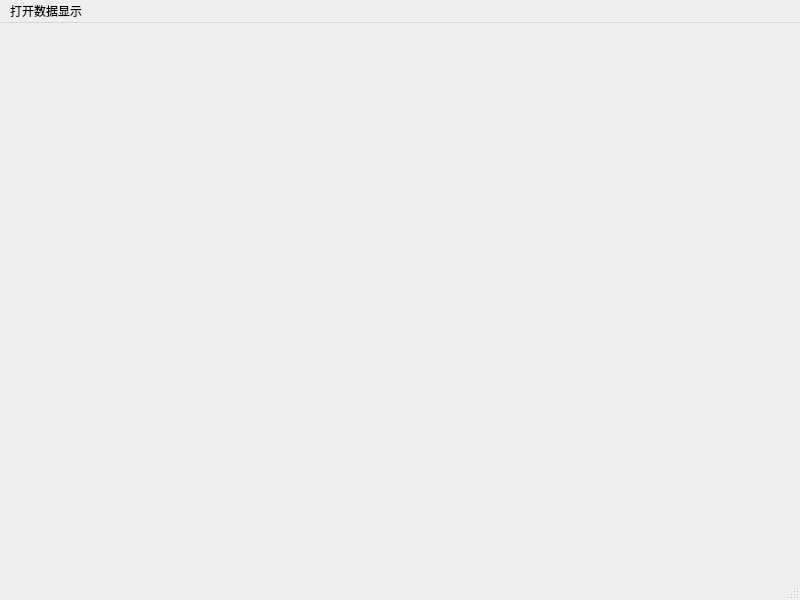
<?xml version="1.0" encoding="UTF-8"?>
<ui version="4.0">
 <class>MainWindow</class>
 <widget class="QMainWindow" name="MainWindow">
  <property name="geometry">
   <rect>
    <x>0</x>
    <y>0</y>
    <width>800</width>
    <height>600</height>
   </rect>
  </property>
  <property name="windowTitle">
   <string>MainWindow</string>
  </property>
  <widget class="QWidget" name="centralwidget"/>
  <widget class="QMenuBar" name="menubar">
   <property name="geometry">
    <rect>
     <x>0</x>
     <y>0</y>
     <width>800</width>
     <height>26</height>
    </rect>
   </property>
   <widget class="QMenu" name="menu">
    <property name="title">
     <string>打开数据显示</string>
    </property>
    <addaction name="actionstart"/>
   </widget>
   <addaction name="menu"/>
  </widget>
  <widget class="QStatusBar" name="statusbar"/>
  <action name="actionstart">
   <property name="text">
    <string>start</string>
   </property>
  </action>
 </widget>
 <resources/>
 <connections/>
</ui>
